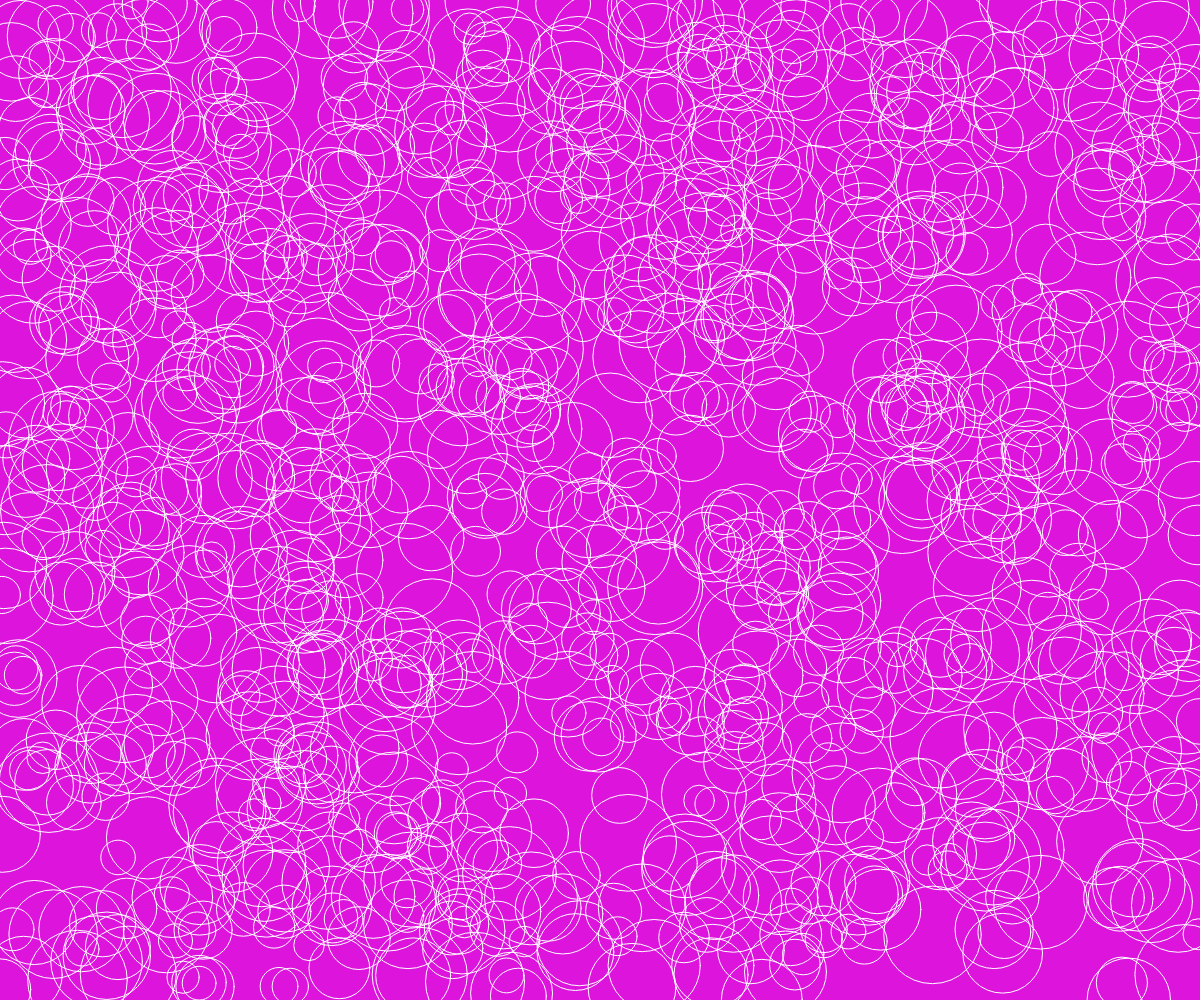
Frame 1 (no input)
Frame 60 (no input): identical to frame 1, image omitted
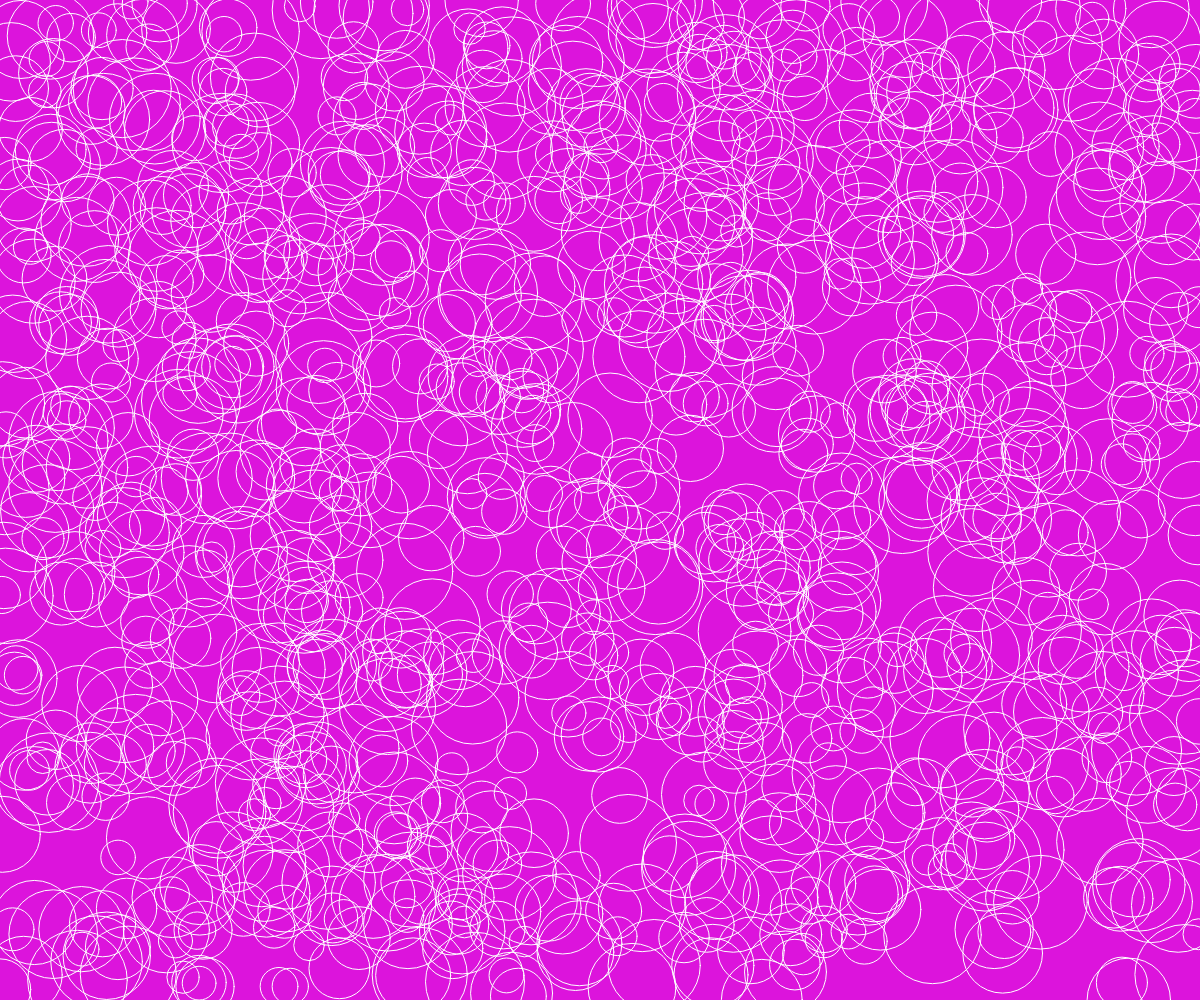
Frame 120 (the mouse pressed at the canvas centre since frame 60)

The p5.js sketch that drew these frames (run headless with seeded random() and noise() and a simulated clock; from frame 60 on, the mouse is pressed at the canvas centre):

// p5.js sketch
// ── sketch.js
let numCircles;
let ypos = [];
let xpos = [];
let diam = [];

function setup() {
  createCanvas(windowWidth, windowHeight);
  stroke(255);
  noFill();

  numCircles = 1000;

  for (let idx = 0; idx < numCircles; idx += 1) {
    xpos.push(random(width));
    ypos.push(random(height));
    diam.push(random(30, 100));
  }
  print(xpos, ypos);
}

function draw() {
  background(220, 20, 220);

  for (let idx = 0; idx < ypos.length; idx += 1) {
    ellipse(xpos[idx], ypos[idx], diam[idx]);
  }
}

function mousePressed() {
  xpos.push(random(width));
  ypos.push(random(height));
  diam.push(random(30, 100));
  print(ypos.length, diam.length);
}
